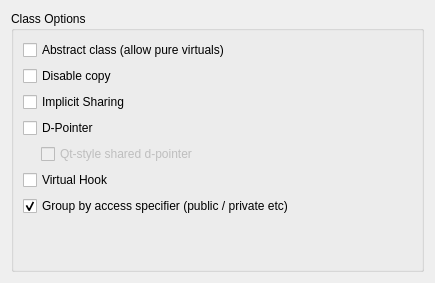
<ui version="4.0" >
 <class>Form</class>
 <widget class="QWidget" name="Form" >
  <property name="geometry" >
   <rect>
    <x>0</x>
    <y>0</y>
    <width>435</width>
    <height>283</height>
   </rect>
  </property>
  <layout class="QHBoxLayout" name="horizontalLayout_3" >
   <item>
    <widget class="QGroupBox" name="groupBox" >
     <property name="title" >
      <string>Class Options</string>
     </property>
     <property name="flat" >
      <bool>true</bool>
     </property>
     <layout class="QVBoxLayout" name="verticalLayout_2" >
      <item>
       <widget class="QCheckBox" name="checkBox" >
        <property name="text" >
         <string>Abstract class (allow pure virtuals)</string>
        </property>
       </widget>
      </item>
      <item>
       <widget class="QCheckBox" name="checkBox_2" >
        <property name="text" >
         <string>Disable copy</string>
        </property>
       </widget>
      </item>
      <item>
       <widget class="QCheckBox" name="checkBox_8" >
        <property name="text" >
         <string>Implicit Sharing</string>
        </property>
       </widget>
      </item>
      <item>
       <widget class="QCheckBox" name="checkBox_3" >
        <property name="text" >
         <string>D-Pointer</string>
        </property>
       </widget>
      </item>
      <item>
       <layout class="QHBoxLayout" name="horizontalLayout" >
        <item>
         <spacer name="horizontalSpacer" >
          <property name="orientation" >
           <enum>Qt::Horizontal</enum>
          </property>
          <property name="sizeType" >
           <enum>QSizePolicy::Fixed</enum>
          </property>
          <property name="sizeHint" stdset="0" >
           <size>
            <width>18</width>
            <height>20</height>
           </size>
          </property>
         </spacer>
        </item>
        <item>
         <widget class="QCheckBox" name="checkBox_4" >
          <property name="enabled" >
           <bool>false</bool>
          </property>
          <property name="text" >
           <string>Qt-style shared d-pointer</string>
          </property>
         </widget>
        </item>
       </layout>
      </item>
      <item>
       <widget class="QCheckBox" name="checkBox_7" >
        <property name="text" >
         <string>Virtual Hook</string>
        </property>
       </widget>
      </item>
      <item>
       <widget class="QCheckBox" name="checkBox_6" >
        <property name="text" >
         <string>Group by access specifier (public / private etc)</string>
        </property>
        <property name="checked" >
         <bool>true</bool>
        </property>
       </widget>
      </item>
      <item>
       <spacer name="verticalSpacer" >
        <property name="orientation" >
         <enum>Qt::Vertical</enum>
        </property>
        <property name="sizeHint" stdset="0" >
         <size>
          <width>20</width>
          <height>40</height>
         </size>
        </property>
       </spacer>
      </item>
     </layout>
    </widget>
   </item>
  </layout>
 </widget>
 <resources/>
 <connections>
  <connection>
   <sender>checkBox_3</sender>
   <signal>toggled(bool)</signal>
   <receiver>checkBox_4</receiver>
   <slot>setEnabled(bool)</slot>
   <hints>
    <hint type="sourcelabel" >
     <x>102</x>
     <y>116</y>
    </hint>
    <hint type="destinationlabel" >
     <x>147</x>
     <y>147</y>
    </hint>
   </hints>
  </connection>
 </connections>
</ui>
